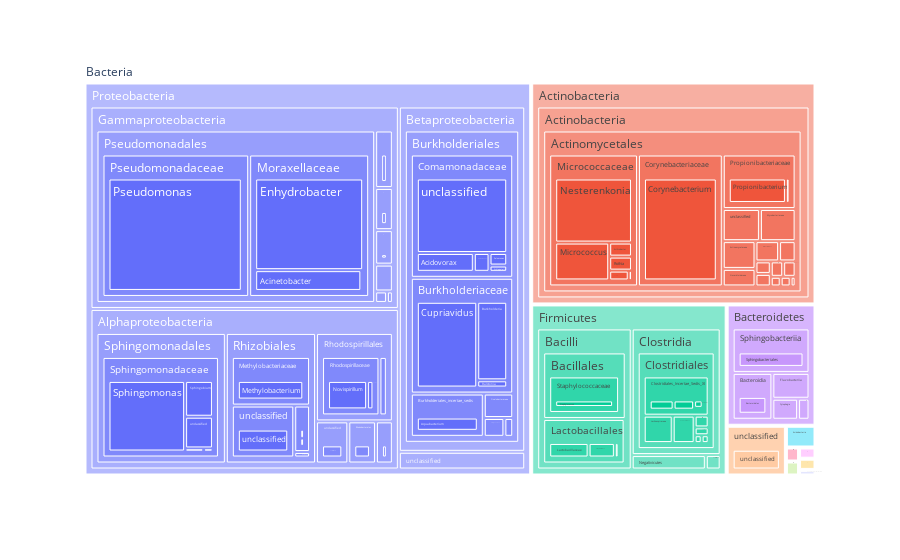

Notebook cell for this chart:
### Code cell
"""
Figure 4 : TreeMap hiérachique
"""
dfex = px.data.tips()
df2 = getDFTreeMapTaxo(df)
fig = px.treemap(df2, path=['Regne', 'Phylum', 'Classe','Ordre', 'Famille', 'Genre'], 
                 values='toilet_seat_1')
fig.show()
#pt.io.write_image(fig, 'plots/treeMap.pdf', format='pdf', engine='kaleido')
fig.write_image("plots/treeMapToiletSeat1.pdf", engine="kaleido")
fig.write_html("plots/treeMapToiletSeat1.html")

### Figure 1 — Plotly figure (JSON) as saved in the notebook; plotly's stock layout.template omitted (floating-point values rounded to 4 significant figures; data arrays with more than 128 entries replaced by an {"elided": "..."} marker saying what was removed)
{"data": [{"branchvalues": "total", "domain": {"x": [0, 1], "y": [0, 1]}, "hovertemplate": "labels=%{label}<br>toilet_seat_1=%{value}<br>parent=%{parent}<br>id=%{id}<extra></extra>", "ids": {"elided": "816 str values"}, "labels": {"elided": "816 str values"}, "name": "", "parents": {"elided": "816 str values"}, "type": "treemap", "values": {"elided": "816 int values"}}], "layout": {"legend": {"tracegroupgap": 0}, "margin": {"t": 60}}}
